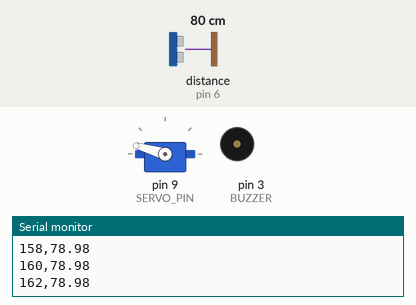
A sketch run on a simulated Arduino Uno, built with avr-gcc and run on an emulated ATmega328P. Parts: servo, buzzer (waves = sounding), the last lines printed to the serial monitor. Wiring (inferred from the names in the program): ultrasonic range finder: trigger pin 5; echo pin 6. Inputs (shaded band) come from the test bench; at power-on: distance to the obstacle (sensor on pin 6) 80 cm. The echo pulse lasts 58.3 µs per cm.

Above: at 1.2 s.
1.3 s: distance to the obstacle (sensor on pin 6) set to 18 cm
At 1.66 s:
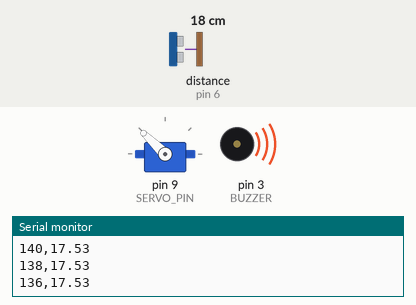
4.3 s: distance to the obstacle (sensor on pin 6) set to 2 cm
At 4.68 s:
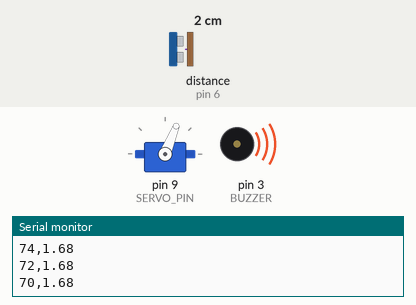
7.3 s: distance to the obstacle (sensor on pin 6) set to 60 cm
10.3 s: distance to the obstacle (sensor on pin 6) set to 4 cm
At 10.47 s:
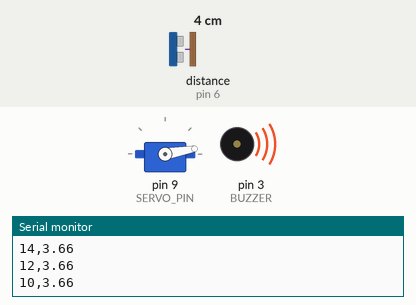
Timing chart, 0 to 17.3 s (numbered marks = the images above; inputs shaded):
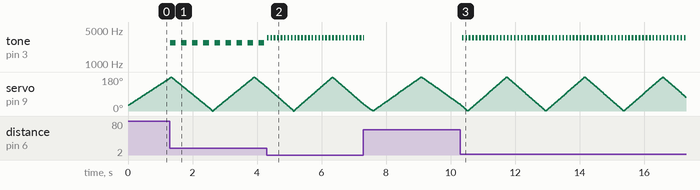

The sketch:

Servo_Radar_Arduino_Uno.ino
```cpp
#include <Servo.h>

#define TRIG 5
#define ECHO 6
#define BUZZER 3
#define SERVO_PIN 9

Servo myServo;

long duration;
float distance;

int pos = 30;
int stepSize = 2;
int minAngle = 0;
int maxAngle = 180;

// 🔥 Required for smart buzzer
unsigned long previousMillis = 0;
int buzzerState = LOW;

float getDistance() {
  digitalWrite(TRIG, LOW);
  delayMicroseconds(2);

  digitalWrite(TRIG, HIGH);
  delayMicroseconds(10);
  digitalWrite(TRIG, LOW);

  duration = pulseIn(ECHO, HIGH, 25000);

  if (duration == 0) return 400;

  return duration * 0.034 / 2;
}

void setup() {
  Serial.begin(9600);

  pinMode(TRIG, OUTPUT);
  pinMode(ECHO, INPUT);
  pinMode(BUZZER, OUTPUT);

  myServo.attach(SERVO_PIN);
}

void loop() {

  myServo.write(pos);
  delay(8);   // let servo settle slightly

  float d = getDistance();

  Serial.print(pos);
  Serial.print(",");
  Serial.println(d);

  // 🔥 Smart Buzzer Logic
  unsigned long currentMillis = millis();

  if (d <= 40 && d > 0) {

    int interval = map(d, 5, 40, 50, 400);
    interval = constrain(interval, 50, 400);

    int freq = map(d, 5, 40, 3500, 1200);
    freq = constrain(freq, 1200, 3500);

    if (currentMillis - previousMillis >= interval) {
      previousMillis = currentMillis;

      if (buzzerState == LOW) {
        tone(BUZZER, freq);
        buzzerState = HIGH;
      } else {
        noTone(BUZZER);
        buzzerState = LOW;
      }
    }

  } else {
    noTone(BUZZER);
  }

  pos += stepSize;

  if (pos >= maxAngle || pos <= minAngle) {
    stepSize = -stepSize;
  }

  delay(4);
}
```

Measured:
- after the input at 1.3 s, tone on pin 3 (BUZZER): alternates 2712 Hz for 0.17 s and silent for 0.17 s, starting at once
- after the input at 4.3 s, tone on pin 3 (BUZZER): alternates 3500 Hz for 0.05 s and silent for 0.05 s, starting at once
- after the input at 10.3 s, tone on pin 3 (BUZZER): alternates 3500 Hz for 0.05 s and silent for 0.05 s, starting after 0.06 s
